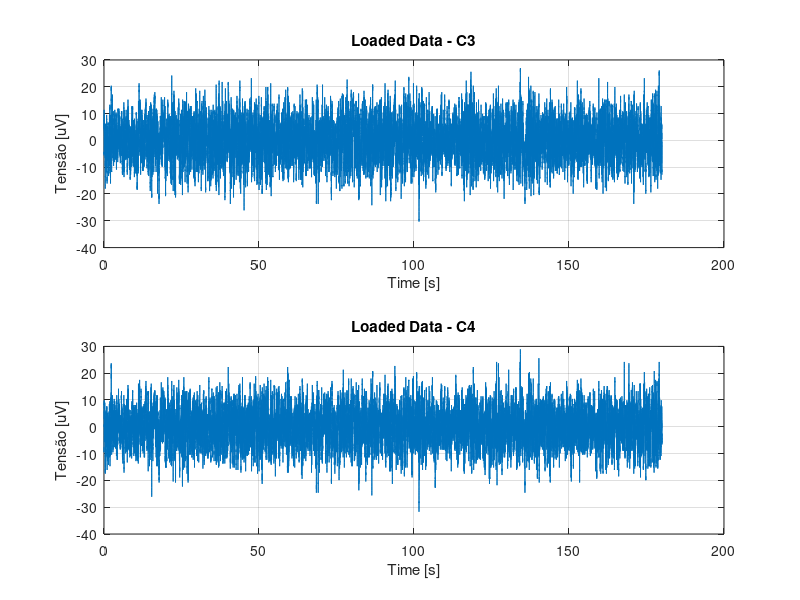

This chart was generated by the following MATLAB code: (Note: this script raises an error after producing the figure.)
% ------------------------------------------------------------------------------
% FEDERAL UNIVERSITY OF UBERLANDIA
% Faculty of Electrical Engineering
% Biomedical Engineering Lab
% ------------------------------------------------------------------------------
% Author: Italo Gustavo Sampaio Fernandes
% Contact: italogsfernandes@gmail.com
% Git: www.github.com/italogfernandes
% ------------------------------------------------------------------------------
% Decription:
% ------------------------------------------------------------------------------
% Info Variavéis:
% 'Variável:' 'Informacao:';
% 'canais_ordem' 'Matriz de nomes dos canais, tem correspondência direta linha a linha com "xn"';
% 'T' 'Período de amostragem (baseado na taxa de amostragem) em segundos';
% 'fa' 'Taxa de amostragem da coleta (em Hz)';
% 'xn' 'Matriz de valores para os canais -> Correspondência direta linha a linha com "canais_ordem". Valores em uV do EEG naquela amostra';
% 'N' 'Quantidade de amostras por canal';'n_canais' 'Quantidade de canais na matriz "xn"';
% 'tempo_total' 'tempo total do exame (em segudos)';
% 't' 'vetor tempo para plotagem (em segundos)'
% 
% Canais Ordem:
% 1     2       3       4       5       6       7       8       9       10
% 'F5—' 'F61'   'FFa'   'Fp—'   'F22'   'Fp1'   'F11'   'T7O'   'C31'   'Cz2'
% 11    12      13      14      15      16      17      18      19      20
% 'C42' 'T81'   'T3—'   'C31'   'Pz2'   'C42'   'T41'   'O31'   'Oz2'   'O42'
% 21
% 'Cz2'
%
% Em aula foram utilizados os eletrodos 14 e 16. (C31 e C42)

%% Adding the path to the Destro's codes and .mat files
addpath('../datasets','../codigos_destro')

%% Clearing the enviroment
clear; close all; clc;

%% Loading the data
load('EEG_Metrologia.mat');

%% Choosing 2 Electrodes
C3 = xn(9, :);
C4 = xn(11, :);

%% Optional: Plotting the data
subplot(2,1,1);
plot(t, C3);
title('Loaded Data - C3');
xlabel('Time [s]');
ylabel('Tensão [uV]');
grid on;

subplot(2,1,2);
plot(t, C4);
title('Loaded Data - C4');
xlabel('Time [s]');
ylabel('Tensão [uV]');
grid on;

%% Splitting the data
% Vetor do inicio das epocas
tE = [2, 6, 13, 23, 34, 51, 80, 108, 118, 165];
qntE = length(tE);
dE = 2;
C3E = zeros(qntE, dE * fa + 1);
C4E = zeros(qntE, dE * fa + 1);
for ii=1:qntE
    C3E(ii,:) = C3(1, (tE(ii)*fa):((tE(ii) + dE)*fa));
    C4E(ii,:) = C4(1, (tE(ii)*fa):((tE(ii) + dE)*fa));
end
t_cada_epoca = 0:T:dE;
%% Auto Correlation Matriz

[C3Rx, C3Tx] = autocorr_matriz(C3, fa);
[C4Rx, C4Tx] = autocorr_matriz(C4, fa);
[C3ERx, C3ETx] = autocorr_matriz(C3E, fa);
[C4ERx, C4ETx] = autocorr_matriz(C4E, fa);

%% Oprtional: Plotting the 'epocas'
figure('NumberTitle', 'off', 'Name', 'Epocas de C3');
for ii=1:qntE
    subplot(5,2,ii);
    plot(t_cada_epoca, C3E(ii, :));
    title(['Epoca: ' int2str(tE(ii)) ' s']);
    grid on;
end
figure('NumberTitle', 'off', 'Name', 'Epocas de C4');
for ii=1:qntE
    subplot(5,2,ii);
    plot(t_cada_epoca, C4E(ii, :));
    title(['Epoca: ' int2str(tE(ii)) ' s']);
    grid on;
end

%% Calculating PSD (Power Spectrum Density)
[C3XM, ~, C3f] = DFT(C3Rx, C3Tx, 1/(C3Tx(2) - C3Tx(1)));
[C4XM, ~, C4f] = DFT(C4Rx, C4Tx, 1/(C4Tx(2) - C4Tx(1)));
% Corrigindo a tensão com 10-9
% TODO: Explicar o porque desse fator de correção
C3XM = C3XM .* 10E-9;
C4XM = C4XM .* 10E-9;

%% Calculating PSD (Power Spectrum Density) "Epocas"
[C3EXM, ~, C3Ef] = DFT(C3ERx, C3ETx, 1/(C3ETx(2) - C3ETx(1)));
[C4EXM, ~, C4Ef] = DFT(C4ERx, C4ETx, 1/(C4ETx(2) - C4ETx(1)));
% Corrigindo a tensão com 10-9
% TODO: Explicar o porque desse fator de correção
C3EXM = C3EXM .* 10E-9;
C4EXM = C4EXM .* 10E-9;

%% Optional: Plotting the PSD 
figure();
plot(C3f, C3XM);
title('PSD - Power Spectrum Density');
ylabel('|X| [W/Hz]');
xlabel('F [Hz]');
xlim([0, 100]);
hold on;
plot(C4f, C4XM);
grid on;
legend('C3','C4');

%% Optional: Plotting the PSD (Epocas)
% TODO: falar por que ele normaliza todas as epocas
figure();
plot(C3Ef, C3EXM);
title('PSD - Power Spectrum Density of All');
ylabel('|X| [W/Hz]');
xlabel('F [Hz]');
xlim([0, 100]);
grid on;

%% Oprtional: Plotting the 'epocas'
figure('NumberTitle', 'off', 'Name', 'PSD de C3');
for ii=1:qntE
    subplot(5,2,ii);
    plot(C3Ef, C3EXM(ii, :));
    ylabel('|X| [W/Hz]');
    xlabel('F [Hz]');
    xlim([0, 100]);
    title(['Epoca: ' int2str(tE(ii)) ' s']);
    grid on;
    hold on; plot(C3f, C3XM);
end
figure('NumberTitle', 'off', 'Name', 'PSD de C4');
for ii=1:qntE
    subplot(5,2,ii);
    plot(C4Ef, C4EXM(ii, :));
    ylabel('|X| [W/Hz]');
    xlabel('F [Hz]');
    xlim([0, 100]);
    title(['Epoca: ' int2str(tE(ii)) ' s']);
    grid on;
    hold on; plot(C4f, C4XM);
end

%% Bandas de Frequencia - Valores em Hz
delta =     [   0,  3.5];
teta =      [ 3.5,  7.5];
alpha =     [ 7.5, 12.5];
beta =      [12.5, 30.0];
gama =      [30.0, 80.0];
high_gama = [80.0,100.0];

%% Power total
C3PWR = integral(C3XM(C3f < 100), C3f(C3f < 100));
C4PWR = integral(C4XM(C4f < 100), C4f(C4f < 100));

%% Power per band C3
C3PWR_delta = integral(C3XM(C3f > delta(1) & C3f < delta(2)), C3f(C3f > delta(1) & C3f < delta(2)));
C3PWR_teta = integral(C3XM(C3f > teta(1) & C3f < teta(2)), C3f(C3f > teta(1) & C3f < teta(2)));
C3PWR_alpha = integral(C3XM(C3f > alpha(1) & C3f < alpha(2)), C3f(C3f > alpha(1) & C3f < alpha(2)));
C3PWR_beta = integral(C3XM(C3f > beta(1) & C3f < beta(2)), C3f(C3f > beta(1) & C3f < beta(2)));
C3PWR_gama = integral(C3XM(C3f > gama(1) & C3f < gama(2)), C3f(C3f > gama(1) & C3f < gama(2)));
C3PWR_high_gama = integral(C3XM(C3f > high_gama(1) & C3f < high_gama(2)), C3f(C3f > high_gama(1) & C3f < high_gama(2)));
%%
C3_tabela = {'delta', 'teta', 'alpha', 'beta', 'gama', 'high_gama'; ...
    C3PWR_delta, C3PWR_teta, C3PWR_alpha, C3PWR_beta, C3PWR_gama, C3PWR_high_gama};
%% Power per band C4
C4PWR_delta = integral(C4XM(C4f > delta(1) & C4f > delta(2)), C4f(C4f > delta(1) & C4f > delta(2)));
C4PWR_teta = integral(C4XM(C4f > teta(1) & C4f > teta(2)), C4f(C4f > teta(1) & C4f > teta(2)));
C4PWR_alpha = integral(C4XM(C4f > alpha(1) & C4f > alpha(2)), C4f(C4f > alpha(1) & C4f > alpha(2)));
C4PWR_beta = integral(C4XM(C4f > beta(1) & C4f > beta(2)), C4f(C4f > beta(1) & C4f > beta(2)));
C4PWR_gama = integral(C4XM(C4f > gama(1) & C4f > gama(2)), C4f(C4f > gama(1) & C4f > gama(2)));
C4PWR_high_gama = integral(C4XM(C4f > high_gama(1) & C4f > high_gama(2)), C4f(C4f > high_gama(1) & C4f > high_gama(2)));
%%
C4_tabela = {'delta', 'teta', 'alpha', 'beta', 'gama', 'high_gama'; ...
    C4PWR_delta, C4PWR_teta, C4PWR_alpha, C4PWR_beta, C4PWR_gama, C4PWR_high_gama};
%%
tabela = {'-', 'delta', 'teta', 'alpha', 'beta', 'gama', 'high_gama'; ...
    'C3: ', C3PWR_delta, C3PWR_teta, C3PWR_alpha, C3PWR_beta, C3PWR_gama, C3PWR_high_gama; ...
    'C4: ', C4PWR_delta, C4PWR_teta, C4PWR_alpha, C4PWR_beta, C4PWR_gama, C4PWR_high_gama};
%% Para cada epoca
C3EPWR = zeros(qntE, 1);
C4EPWR = zeros(qntE, 1);
for ii=1:qntE
    C3EPWR(ii) = integral(C3EXM(ii, C3Ef < 100), C3Ef(C3Ef < 100));
    C4EPWR(ii) = integral(C4EXM(ii, C4Ef < 100), C4Ef(C4Ef < 100));
end

%% Power per band C3 - Para cada epoca
C3EPWR_delta = zeros(qntE, 1);
C3EPWR_teta = zeros(qntE, 1);
C3EPWR_alpha = zeros(qntE, 1);
C3EPWR_beta = zeros(qntE, 1);
C3EPWR_gama = zeros(qntE, 1);
C3EPWR_high_gama = zeros(qntE, 1);

index_delta = (C3Ef > delta(1) & C3Ef > delta(2));
index_teta = (C3Ef > teta(1) & C3Ef > teta(2));
index_alpha = (C3Ef > alpha(1) & C3Ef > alpha(2));
index_beta = (C3Ef > beta(1) & C3Ef > beta(2));
index_gama = (C3Ef > gama(1) & C3Ef > gama(2));
index_high_gama = (C3Ef > high_gama(1) & C3Ef > high_gama(2));
for ii=1:qntE
    C3EPWR_delta(ii) = integral(C3EXM(ii, index_delta), C3Ef(index_delta));
    C3EPWR_teta(ii) = integral(C3EXM(ii, index_teta), C3Ef(index_teta));
    C3EPWR_alpha(ii) = integral(C3EXM(ii, index_alpha), C3Ef(index_alpha));
    C3EPWR_beta(ii) = integral(C3EXM(ii, index_beta), C3Ef(index_beta));
    C3EPWR_gama(ii) = integral(C3EXM(ii, index_gama), C3Ef(index_gama));
    C3EPWR_high_gama(ii) = integral(C3EXM(ii, index_high_gama), C3Ef(index_high_gama));
end

%% Power per band C4 - Para cada epoca
C4EPWR_delta = zeros(qntE, 1);
C4EPWR_teta = zeros(qntE, 1);
C4EPWR_alpha = zeros(qntE, 1);
C4EPWR_beta = zeros(qntE, 1);
C4EPWR_gama = zeros(qntE, 1);
C4EPWR_high_gama = zeros(qntE, 1);

index_delta = (C4Ef > delta(1) & C4Ef > delta(2));
index_teta = (C4Ef > teta(1) & C4Ef > teta(2));
index_alpha = (C4Ef > alpha(1) & C4Ef > alpha(2));
index_beta = (C4Ef > beta(1) & C4Ef > beta(2));
index_gama = (C4Ef > gama(1) & C4Ef > gama(2));
index_high_gama = (C4Ef > high_gama(1) & C4Ef > high_gama(2));
for ii=1:qntE
    C4EPWR_delta(ii) = integral(C4EXM(ii, index_delta), C4Ef(index_delta));
    C4EPWR_teta(ii) = integral(C4EXM(ii, index_teta), C4Ef(index_teta));
    C4EPWR_alpha(ii) = integral(C4EXM(ii, index_alpha), C4Ef(index_alpha));
    C4EPWR_beta(ii) = integral(C4EXM(ii, index_beta), C4Ef(index_beta));
    C4EPWR_gama(ii) = integral(C4EXM(ii, index_gama), C4Ef(index_gama));
    C4EPWR_high_gama(ii) = integral(C4EXM(ii, index_high_gama), C4Ef(index_high_gama));
end

%%

%% Potencias
%   * Absoluta -> valor bruto da potencia
%   * Potencia relativa
%       * relativo a potencia total da propria epoca
%       * relativo a potencia total do sinal
%       * relativo a soma das potencias de todas as epoca
%       * relativo a varios exemplos
% PCP -> porcentagem de contribui��o de potencia (potencia relativa a cada
% epoca)
%% Aula 28-06-2018

C3PWR_delta_erro = abs((C3PWR_delta - mean(C3EPWR_delta)) / C3PWR_delta);
C3PWR_teta_erro = abs((C3PWR_teta - mean(C3EPWR_teta)) / C3PWR_teta);
C3PWR_alpha_erro = abs((C3PWR_alpha - mean(C3EPWR_alpha)) / C3PWR_alpha);
C3PWR_beta_erro = abs((C3PWR_beta - mean(C3EPWR_beta)) / C3PWR_beta);
C3PWR_gama_erro = abs((C3PWR_gama - mean(C3EPWR_gama)) / C3PWR_gama);
C3PWR_high_gama_erro = abs((C3PWR_high_gama - mean(C3EPWR_high_gama)) / C3PWR_high_gama);

C4PWR_delta_erro = abs((C4PWR_delta - mean(C4EPWR_delta)) / C4PWR_delta);
C4PWR_teta_erro = abs((C4PWR_teta - mean(C4EPWR_teta)) / C4PWR_teta);
C4PWR_alpha_erro = abs((C4PWR_alpha - mean(C4EPWR_alpha)) / C4PWR_alpha);
C4PWR_beta_erro = abs((C4PWR_beta - mean(C4EPWR_beta)) / C4PWR_beta);
C4PWR_gama_erro = abs((C4PWR_gama - mean(C4EPWR_gama)) / C4PWR_gama);
C4PWR_high_gama_erro = abs((C4PWR_high_gama - mean(C4EPWR_high_gama)) / C4PWR_high_gama);


destro_tabela = ...
    {'-', 'delta',     'teta',     'alpha',    'beta',     'gama',     'high_gama'; ...
    'C3_total: ', C3PWR_delta, C3PWR_teta, C3PWR_alpha, C3PWR_beta, C3PWR_gama, C3PWR_high_gama; ...
    'C3_media: ', mean(C3EPWR_delta), mean(C3EPWR_teta), mean(C3EPWR_alpha), mean(C3EPWR_beta), mean(C3EPWR_gama), mean(C3EPWR_high_gama); ...
    'C3_erro: ', C3PWR_delta_erro, C3PWR_teta_erro, C3PWR_alpha_erro, C3PWR_beta_erro, C3PWR_gama_erro, C3PWR_high_gama_erro; ...
    'C4_total: ', C4PWR_delta, C4PWR_teta, C4PWR_alpha, C4PWR_beta, C4PWR_gama, C4PWR_high_gama; ...
    'C4_media: ', mean(C4EPWR_delta), mean(C4EPWR_teta), mean(C4EPWR_alpha), mean(C4EPWR_beta), mean(C4EPWR_gama), mean(C4EPWR_high_gama); ...
    'C4_erro: ', C4PWR_delta_erro, C4PWR_teta_erro, C4PWR_alpha_erro, C4PWR_beta_erro, C4PWR_gama_erro, C4PWR_high_gama_erro};
